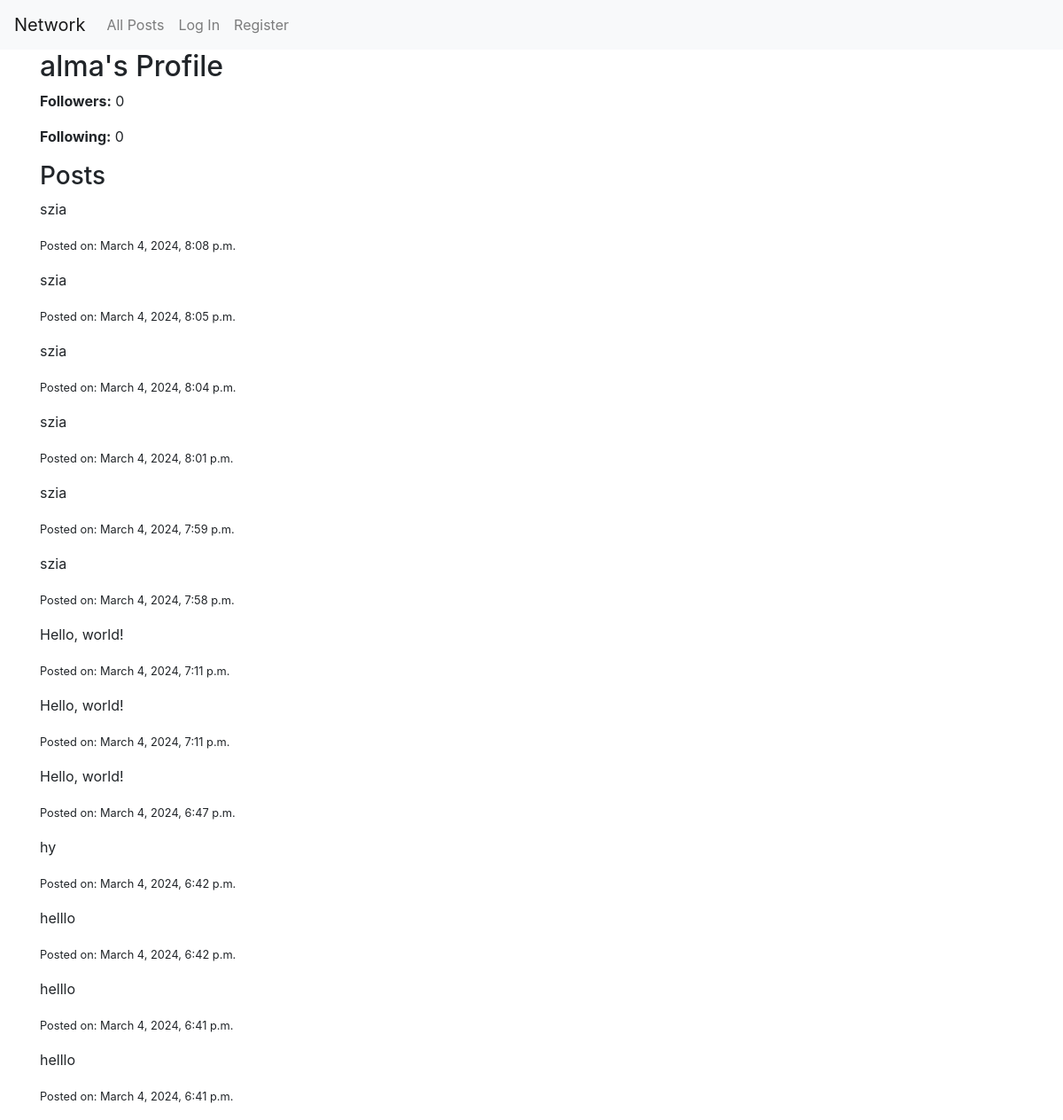
Page /profile/alma on the earlier database version.
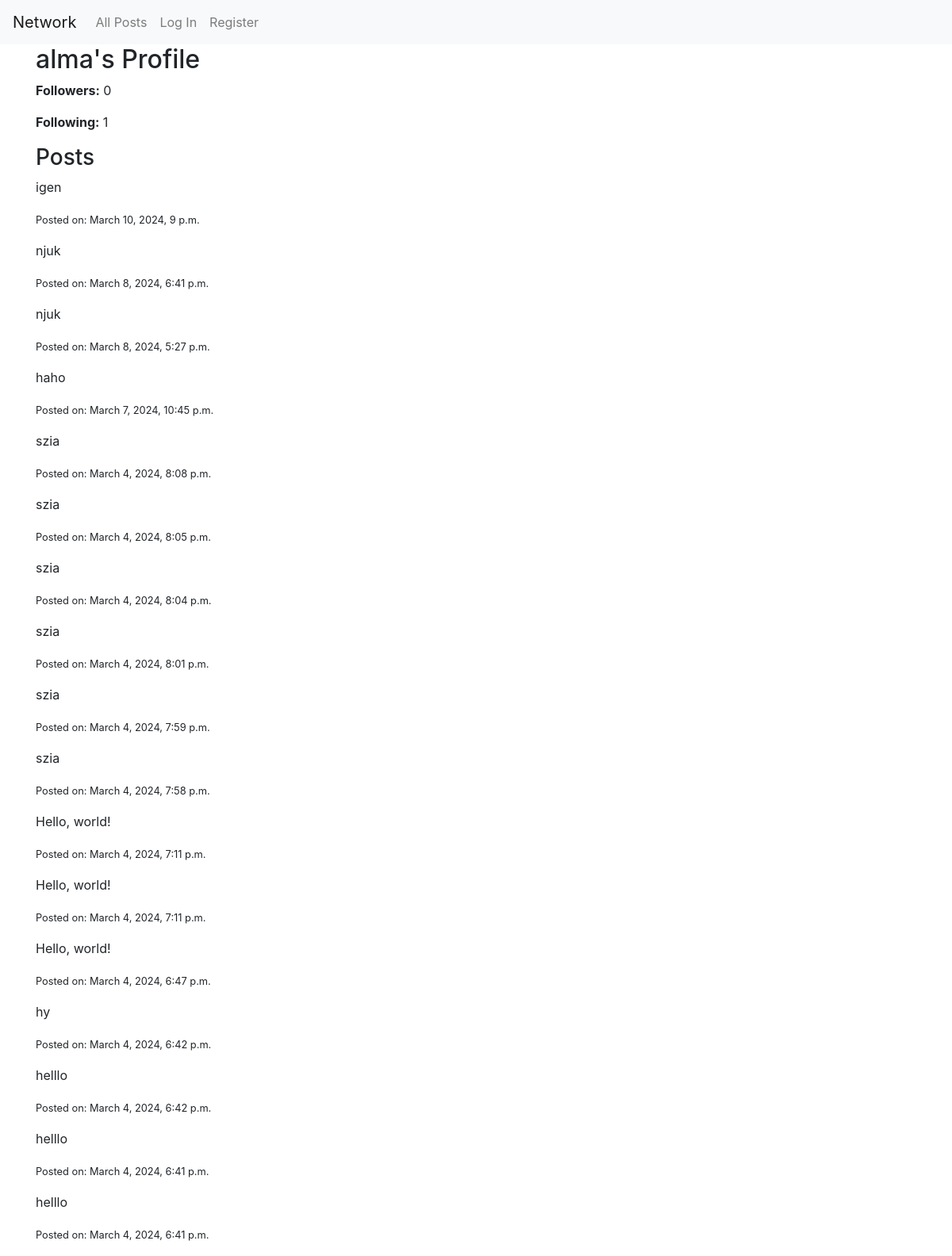
Same page on the later database version.
### network/models.py (models this page shows, shortened)
class Post(models.Model):
    user = models.ForeignKey(User, on_delete=models.CASCADE)
    content = models.TextField()
    created_at = models.DateTimeField(auto_now_add=True)

### network/views.py (the view)
# urls.py: path('profile/<str:username>', views.profile, name='profile'),
def profile(request, username):
    user = User.objects.get(username=username)
    posts = Post.objects.filter(user=user).order_by('-created_at')
    is_following = False
    if request.user.is_authenticated and Follow.objects.filter(follower=request.user, followed=user).exists():
        is_following = True
    followers_count = Follow.objects.filter(followed=user).count()
    following_count = Follow.objects.filter(follower=user).count()
    return render(request, 'network/profile.html', {
        'user_profile': user,
        'posts': posts,
        'is_following': is_following,
        'followers_count': followers_count,
        'following_count': following_count
    })

### network/templates/network/profile.html (shortened to what this page needs)
{% extends 'network/layout.html' %}
{% load static %}
{% block body %}
<div class="container">
    <div class="profile-header">
        <h2>{{ user_profile.username }}'s Profile</h2>
        <p><strong>Followers:</strong> <span id="followers-count">{{ followers_count }}</span></p>
        <p><strong>Following:</strong> {{ following_count }}</p>
    </div>
    <div class="posts-list">
        <h3>Posts</h3>
        {% for post in posts %}
            <div class="post">
                <p>{{ post.content }}</p>
                <p><small>Posted on: {{ post.created_at }}</small></p>
            </div>
        {% endfor %}
    </div>
</div>
{% endblock %}

Differences in the rows shown:
added Post: content "igen", created_at "March 10, 2024, 9 p.m."
added Post: content "njuk", created_at "March 8, 2024, 6:41 p.m."
added Post: content "njuk", created_at "March 8, 2024, 5:27 p.m."
added Post: content "haho", created_at "March 7, 2024, 10:45 p.m."
Other differences:
{{ following_count }}: "0" → "1"
